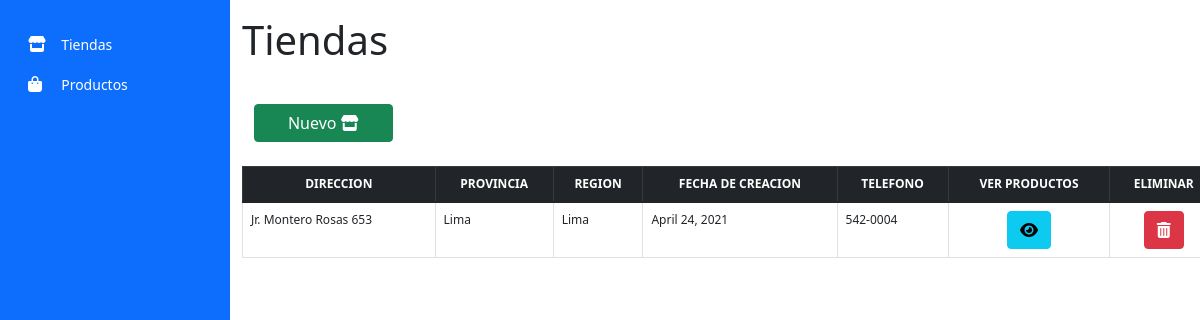
Before: / with the older database file.
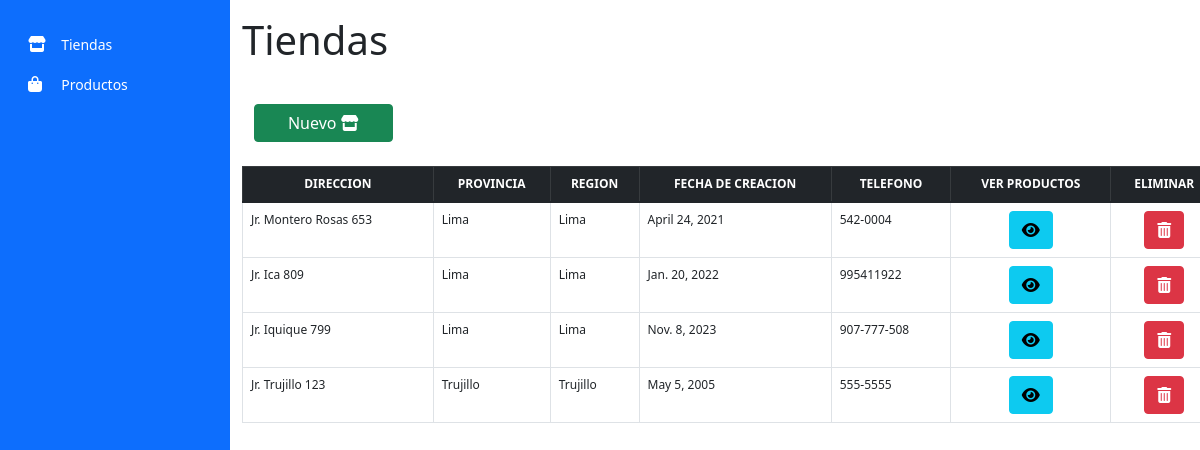
After: the same page with the newer database file.
### gestionTienda/models.py (models this page shows)
class tiendasSistema(models.Model):
    direccion = models.CharField(max_length=50, blank=True, null=True)
    provincia = models.CharField(max_length=40, blank=True, null=True)
    region = models.CharField(max_length=40, blank=True, null=True)
    fechaCreacion = models.DateField(max_length=40, blank=True, null=True)
    telefonoContacto = models.CharField(max_length=15, blank=True, null=True)

### gestionTienda/views.py (the view, shortened to what this page needs)
# urls.py: path('',views.tiendas,name='tiendas'),
def tiendas(request):
    return render(request,'tiendas.html',{
        'listaTiendas':tiendasSistema.objects.all().order_by('id')
    })

### gestionTienda/templates/tiendas.html (shortened to what this page needs)
{% extends 'base.html' %}
{% load static %}
{% block pageContent %}
    <div class="container" style="height: 100vh; overflow: scroll;">
        <h1 class="mt-3 mb-3">Tiendas</h1>
        <br>
        <div class="row mx-0">
            <div class="col-2">
                <div class="row mx-0">
                    <a class="btn btn-success text-white" data-bs-toggle="modal" data-bs-target="#nuevaTienda">Nuevo <i class="fa-solid fa-store"></i></a>
                </div>
            </div>
        </div>
        <br>
        <div>
            <table class="table table-bordered table-hover" id="usersTable" style="font-size: 12px;">
                <thead class="table-dark text-center">
                    <th scope="col">DIRECCION</th>
                    <th scope="col">PROVINCIA</th>
                    <th scope="col">REGION</th>
                    <th scope="col">FECHA DE CREACION</th>
                    <th scope="col">TELEFONO</th>
                    <th scope="col">VER PRODUCTOS</th>
                    <th scope="col">ELIMINAR</th>
                </thead>
                <tbody>
                    {% for tiendaInfo in listaTiendas %}
                    <tr>
                        <td>{{ tiendaInfo.direccion }}</td>
                        <td>{{ tiendaInfo.provincia }}</td>
                        <td>{{ tiendaInfo.region }}</td>
                        <td>{{ tiendaInfo.fechaCreacion }}</td>
                        <td>{{ tiendaInfo.telefonoContacto }}</td>
                        <td class="text-center"><a class="btn btn-info"  data-bs-toggle="modal" data-bs-target="#verProductos" id="{{ tiendaInfo.id }}" onclick="consultarProductoxTienda(this.id)"><i class="fa-solid fa-eye"></i></a></td>
                        <td class="text-center"><a class="btn btn-danger" href="{% url 'gestionTienda:eliminarTienda' tiendaInfo.id %}"><i class="fa-solid fa-trash-can"></i></a></td>
                    </tr>
                   {% endfor %}
                </tbody>
            </table>
        </div>
    </div>
{% endblock %}

Changed rows visible on the page:
added tiendasSistema: direccion "Jr. Ica 809", provincia "Lima", region "Lima", fechaCreacion "Jan. 20, 2022", telefonoContacto "995411922"
added tiendasSistema: direccion "Jr. Iquique 799", provincia "Lima", region "Lima", fechaCreacion "Nov. 8, 2023", telefonoContacto "907-777-508"
added tiendasSistema: direccion "Jr. Trujillo 123", provincia "Trujillo", region "Trujillo", fechaCreacion "May 5, 2005", telefonoContacto "555-5555"
